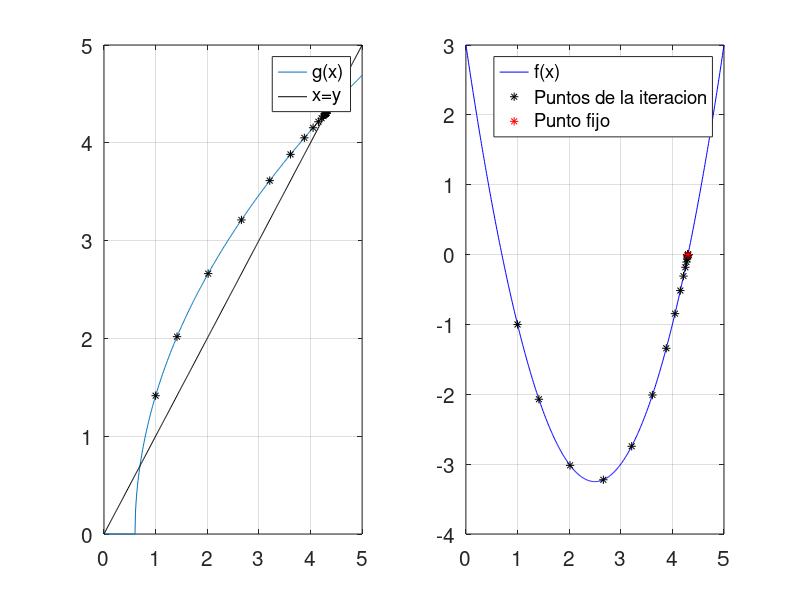

Here is the MATLAB script that generated this plot:
%% Raices de ecuaciones: Metodo de iteracion hacia el punto fijo
%{
---------------------------------------------------------------------------
Creado por:                    Fecha:          Asignatura:
Felipe Uribe Castillo          10.03.16        Metodos numericos
---------------------------------------------------------------------------
Se puede utilizar para determinar raices de una funcion de la forma f(x), 
siempre y cuando se cumplan los criterios de convergencia.
---------------------------------------------------------------------------
Referencias:
1. Yang et al. (2005) - Applied numerical methods using MATLAB
---------------------------------------------------------------------------
%}
clear; clc; close all;

%% datos
%{
% ejemplo 1
f   = @(x) x.^2 -2;    % funcion objetivo
a   = 1;               % limite inferior del intervalo
b   = 2;               % limite superior del intervalo
x   = a:0.01:b;        % defino intervalo de busqueda

% funcion escogida para la iteracion
g  = @(x) 2./x;                  % no cumple convergencia
% g  = @(x) -0.5*((x-1).^2 - 3);   % si cumple convergencia
% g  = @(x) 0.5*(x + 2./x);        % si cumple convergencia
%}
%
% ejemplo 2
f   = @(x) x.^2 - 5*x + 3;   % funcion objetivo
a   = 0;                     % limite inferior del intervalo
b   = 5;                     % limite superior del intervalo
x   = a:0.01:b;              % defino intervalo de busqueda

% funcion escogida para la iteracion
g  = @(x) sqrt(5*x - 3);       % si cumple convergencia
%}

% criterios de convergencia
tol     = 1e-6;        % tolerancia
maxiter = 100;         % maximo numero de iteraciones

%% procedimiento
x0    = 1;                  % punto inicial
xx    = zeros(maxiter,1);   % espacio en memoria para los puntos de la iter
xx(1) = x0;                 % el primero sera el punto inicial
for k = 2:maxiter
   xx(k) = g(xx(k-1));   % Eq. (4.1.3)
   err   = abs(xx(k) - xx(k-1)); 
   if err <= tol
      break;   % cancele el ciclo for cuando se cumpla tolerancia
   end
   if k == maxiter   % error si se alcanza el maxiter
      error('Se cumplio el numero maximo de iteraciones');
   end
end
xp = xx(k);
fprintf('\nEl valor de la raiz es: %g, en %g iteraciones\n\n',xp,k);

%% grafico
figure;
subplot(1,2,1);
plot(x,g(x)); grid on;  hold on;
plot(x,x,'k-');
plot(xx(1:k),g(xx(1:k)),'k*');
legend('g(x)','x=y','Location','Best');
set(gca,'FontSize',15);
%
subplot(1,2,2);
plot(x,f(x),'b-'); grid on;  hold on;
plot(xx(1:k),f(xx(1:k)),'k*');
plot(xx(k),f(xx(k)),'r*');
legend('f(x)','Puntos de la iteracion','Punto fijo','Location','Best');
set(gca,'FontSize',15);

%%END